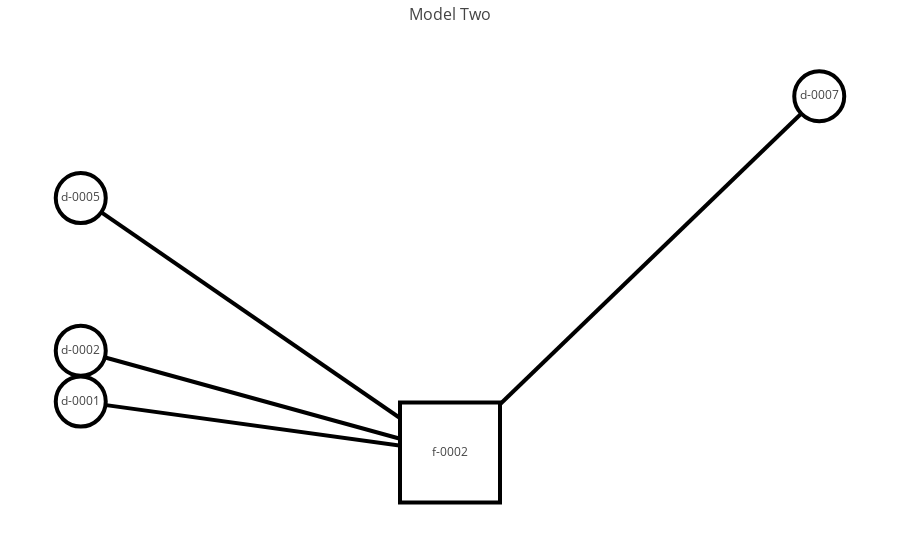

Source (notebook cell):
### Code cell
fig = go.Figure(data=list(model_graph_traces(G_two)),
                layout=model_graph_layout(title="Model Two"))

iplot(fig)

### Figure 1 — Plotly figure (JSON) as saved in the notebook; plotly's stock layout.template omitted (floating-point values rounded to 4 significant figures)
{"data": [{"hoverinfo": "none", "line": {"color": "black", "width": 4}, "mode": "lines", "type": "scatter", "uid": "c7cb9bcf-1b03-4beb-9242-637edf34191e", "x": [0, 1, null, 0, 1, null, 0, 1, null, 1, 2, null], "y": [1, 0, null, 2, 0, null, 5, 0, null, 0, 7, null]}, {"marker": {"color": "white", "line": {"color": "black", "width": 4}, "size": 100, "symbol": "square"}, "mode": "markers+text", "text": ["f-0002"], "type": "scatter", "uid": "3f1ba57b-109d-424a-ba9e-a71c12ac47cf", "x": [1], "y": [0]}, {"marker": {"color": "white", "line": {"color": "black", "width": 4}, "size": 50, "symbol": "circle"}, "mode": "markers+text", "text": ["d-0001", "d-0002", "d-0005", "d-0007"], "type": "scatter", "uid": "9eceabd2-d27b-4dfa-a782-0ccaeb42a218", "x": [0, 0, 0, 2], "y": [1, 2, 5, 7]}], "layout": {"hovermode": "closest", "margin": {"b": 20, "l": 5, "r": 5, "t": 40}, "showlegend": false, "title": {"font": {"size": 16}, "text": "Model Two"}, "xaxis": {"showgrid": false, "showticklabels": false, "zeroline": false}, "yaxis": {"showgrid": false, "showticklabels": false, "zeroline": false}}}
